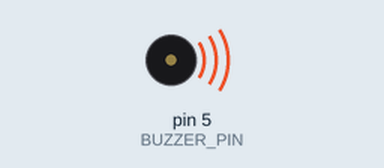
The sketch below on a simulated Arduino Uno, built with avr-gcc and run on an emulated ATmega328P. On the bench: buzzer (waves = sounding).

Above: at 0.2 s.
Timing chart, 0 to 5.8 s (numbered marks = the images above):
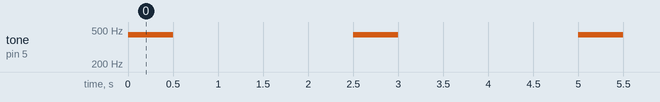

Measured:
- by itself, tone on pin 5 (BUZZER_PIN): alternates 440 Hz for 0.50 s and silent for 2.0 s

The sketch:

simpleBuzzer.ino
```cpp
const uint8_t BUZZER_PIN = 5; // sig pin of the buzzer
const uint8_t PORT_POWER = 15; // (common with RED_LED)

void setup()
{
  pinMode(PORT_POWER, OUTPUT);
  digitalWrite(PORT_POWER, HIGH);

  pinMode(BUZZER_PIN, OUTPUT);

}

void loop()
{
    tone(BUZZER_PIN, 440);
    delay(500);
    noTone(BUZZER_PIN);
    delay(2000);
}
```
